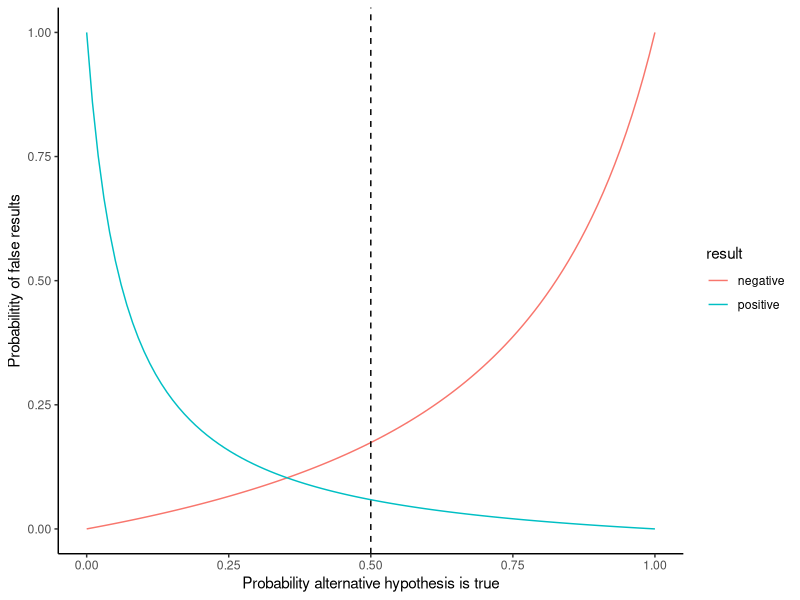

Source code (R):
## ---- chunk 1
#| label: fig-beyond-p
#| echo: false
#| fig-cap: Reflection on the meaning of probabilities in biology

library(ggplot2)


alpha <- 0.05
beta <- 0.2 

p_h1_true <- seq(0, 1, length = 100)
p_fp <- alpha * (1 - p_h1_true) /
  (alpha * (1 - p_h1_true) + (1 - beta) * p_h1_true)
p_fn <- beta * p_h1_true /
  (beta * p_h1_true + (1 - alpha) * (1 - p_h1_true))

dat <- rbind(
  data.frame(p_h1 = p_h1_true, prob = p_fp, result = "positive" ),
  data.frame(p_h1 = p_h1_true, prob = p_fn, result = "negative")
)
ggplot(dat, aes(x = p_h1, y = prob, colour = result)) +
  geom_line() +
  geom_vline(xintercept = 0.5, linetype = 2) +
  #geom_hline(yintercept = 0.05, linetype = 2) +
  xlab("Probability alternative hypothesis is true") + 
  ylab("Probabilitity of false results") +
  xlim(0, 1) +
  theme_classic()
